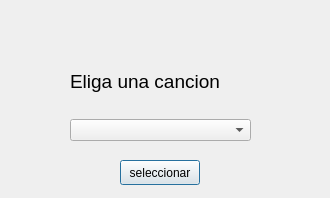
<?xml version="1.0" encoding="UTF-8"?>
<ui version="4.0">
 <class>DialogJugar</class>
 <widget class="QDialog" name="DialogJugar">
  <property name="geometry">
   <rect>
    <x>0</x>
    <y>0</y>
    <width>330</width>
    <height>198</height>
   </rect>
  </property>
  <property name="windowTitle">
   <string>Dialog</string>
  </property>
  <widget class="QWidget" name="verticalLayoutWidget">
   <property name="geometry">
    <rect>
     <x>70</x>
     <y>50</y>
     <width>181</width>
     <height>91</height>
    </rect>
   </property>
   <layout class="QVBoxLayout" name="verticalLayout">
    <item>
     <widget class="QLabel" name="label">
      <property name="font">
       <font>
        <pointsize>14</pointsize>
       </font>
      </property>
      <property name="text">
       <string>Eliga una cancion</string>
      </property>
     </widget>
    </item>
    <item>
     <widget class="QComboBox" name="CBcanciones"/>
    </item>
   </layout>
  </widget>
  <widget class="QPushButton" name="pushButton">
   <property name="geometry">
    <rect>
     <x>120</x>
     <y>160</y>
     <width>80</width>
     <height>25</height>
    </rect>
   </property>
   <property name="text">
    <string>seleccionar</string>
   </property>
  </widget>
 </widget>
 <resources/>
 <connections/>
</ui>
